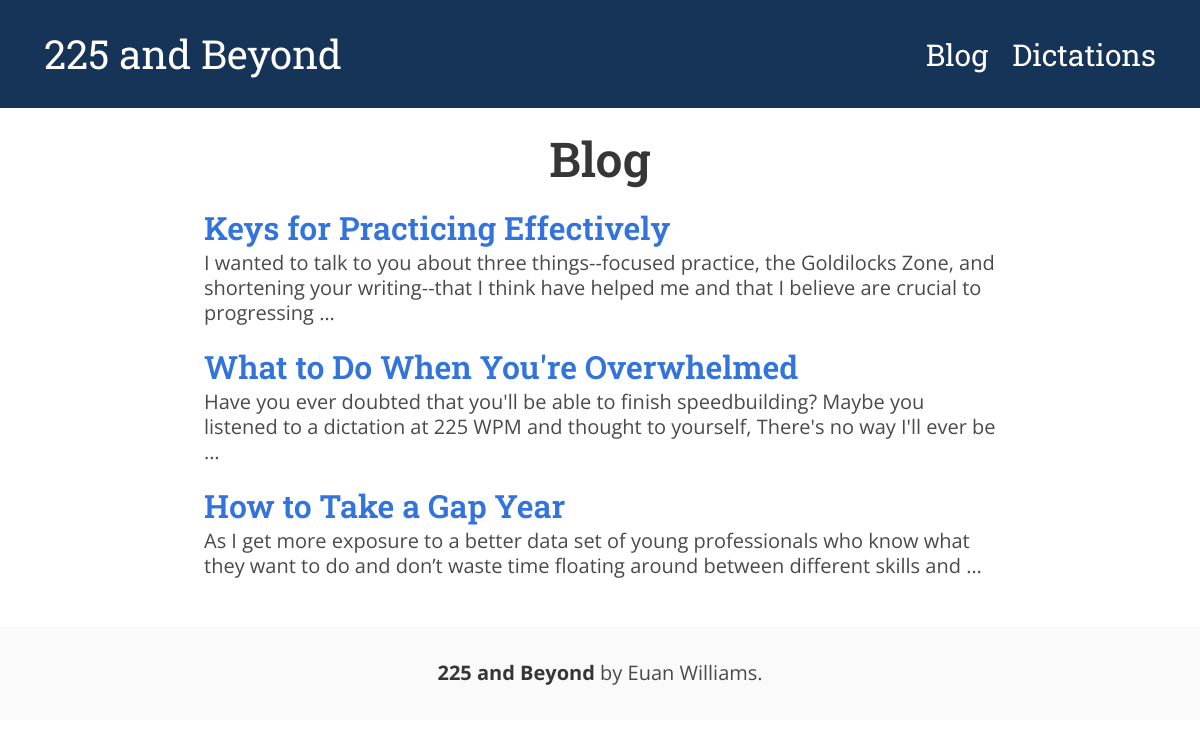
Page /blog on the committed database.
### blog/models.py (models this page shows, shortened)
class Post(models.Model):
    slug = models.SlugField(unique=True)
    author = models.ForeignKey(settings.AUTH_USER_MODEL, on_delete=models.SET_NULL, null=True)
    title = models.CharField(max_length=200)
    created_date = models.DateTimeField(default=timezone.now)
    published_date = models.DateTimeField(blank=True, null=True)
    text = models.TextField()
    tags = TaggableManager()
    def get_absolute_url(self):
        return reverse('blogpost_view', args=[str(self.slug)])

### blog/views.py (the view)
# urls.py: path('blog', blog_views.blog, name='blog'),
def blog(request):
    posts = Post.objects.all()
    return render(request, 'blog.html', {'posts': posts})

### templates/blog.html
{% extends "base.html" %}
{% block content %}
<div class="columns is-centered is-mobile">
    <div class="column is-8-tablet is-four-fifths-mobile blog-container">
        <div class="title-container">
            <h2 class="title is-1">Blog</h2>
        </div>
        {% for post in posts %}
        <div class="post">
            <p class="title is-3"><a href="{{post.get_absolute_url}}">{{post.title}}</a></p>
            <div class="subtitle is-5">{{post.text|truncatewords:30|safe}}</div>
        </div>
        {% endfor %}
    </div>
</div>
{% endblock %}

### rows in the picture
Post: title "Keys for Practicing Effectively", text "I wanted to talk to you about three things--focused practice, the Goldilocks Zone, and shortening your writing--that I think have helped me and that I believe are crucial to progressing …"
Post: title "What to Do When You're Overwhelmed", text "Have you ever doubted that you'll be able to finish speedbuilding? Maybe you listened to a dictation at 225 WPM and thought to yourself, There's no way I'll ever be …"
Post: title "How to Take a Gap Year", text "As I get more exposure to a better data set of young professionals who know what they want to do and don’t waste time floating around between different skills and …"
